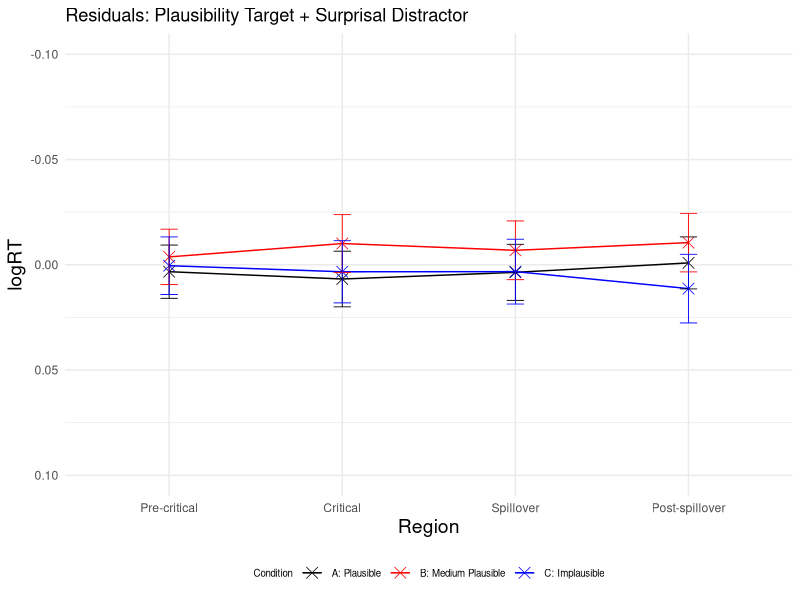
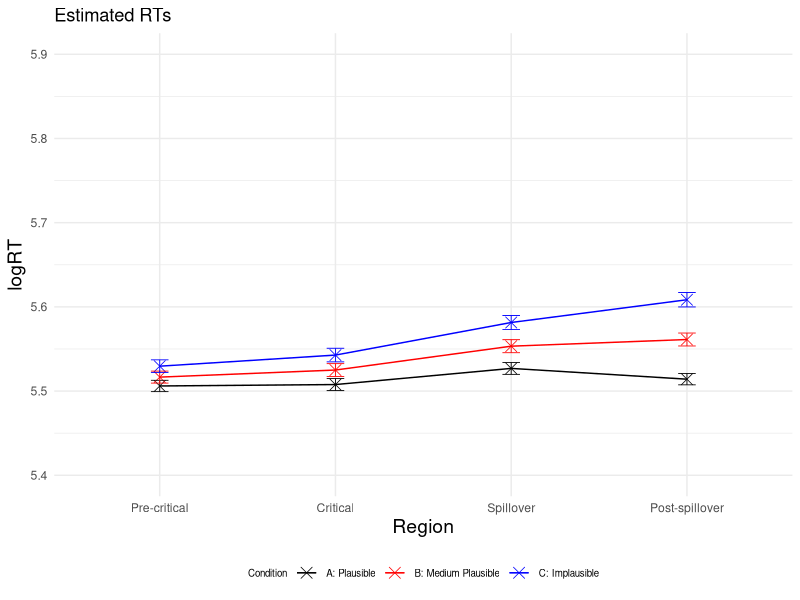
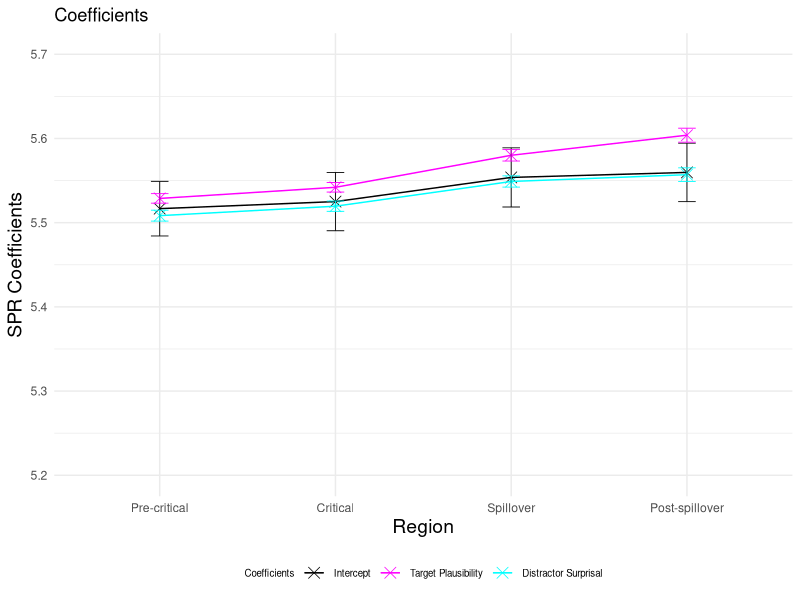
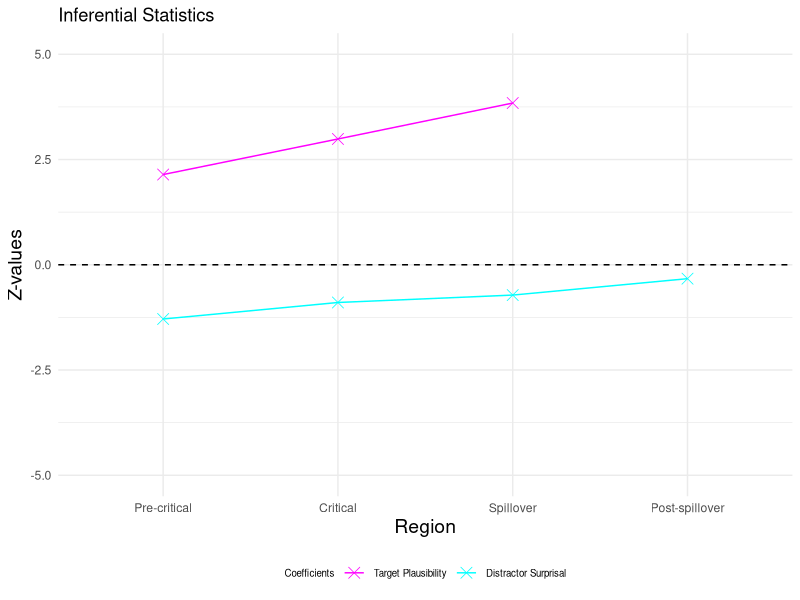
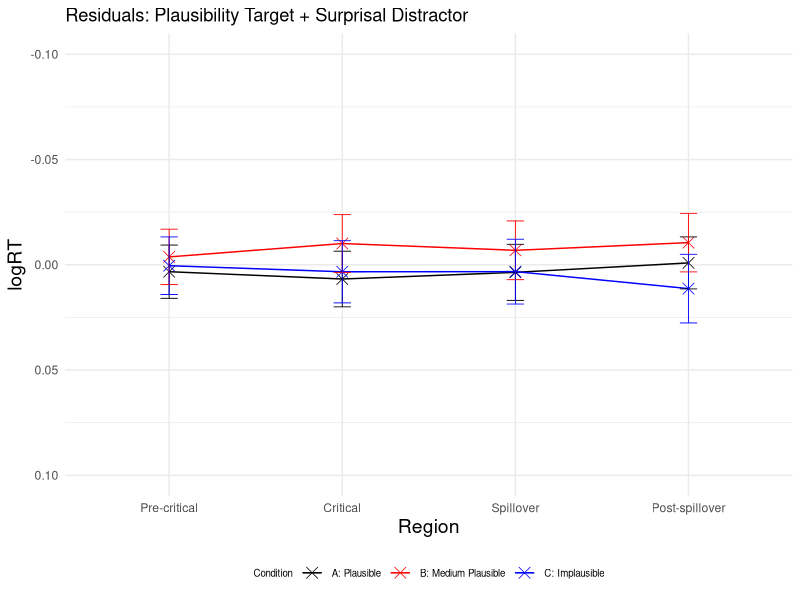
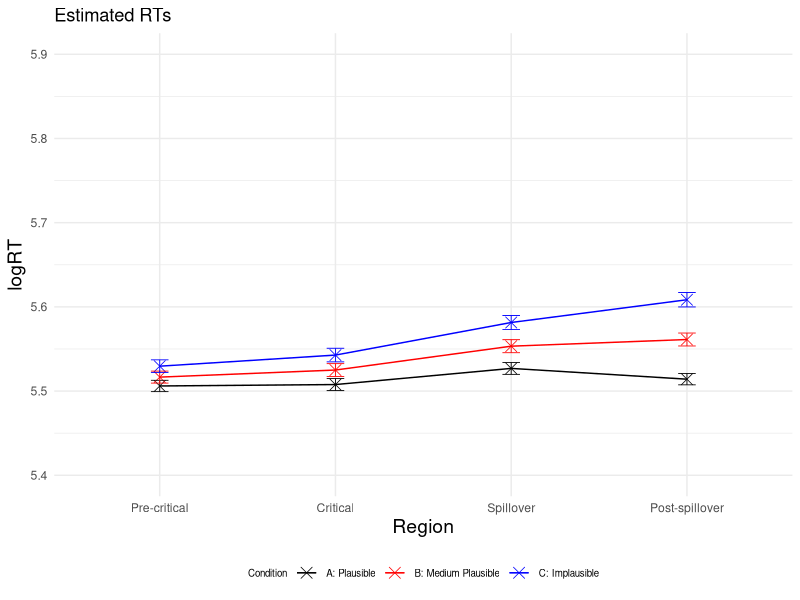
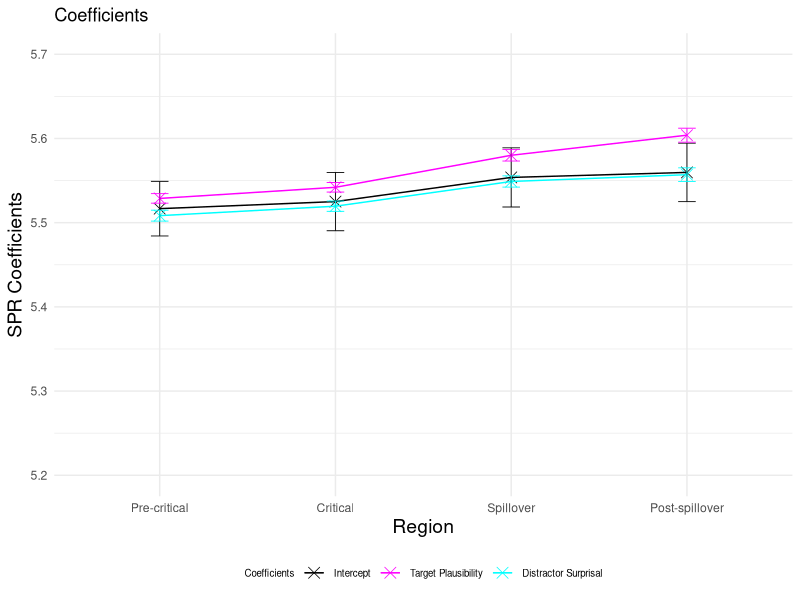
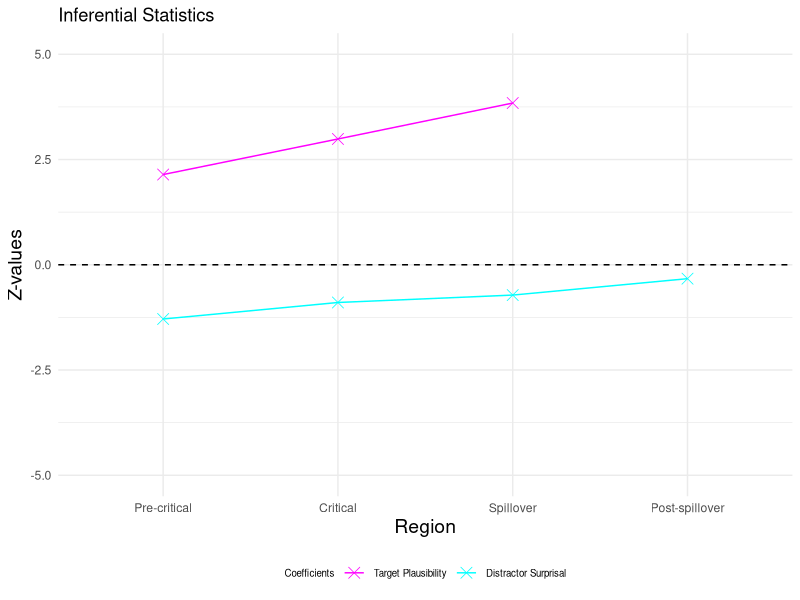

Here is the R script that generated these plots, in order:
### LMER Analysis ###

# load packages
library(lme4) 
library(lmerTest) #for printing p-values (results are the same like when using lme4, but causes error message that model failed to converge)
library(dplyr)
library(ggplot2)

setwd("~/Downloads/Master_Thesis/3_SPR_Study_2/Results_SPR2_Plaus_avg")

GP6 <- read.csv("GP6SPR_processed.csv") #read file after removing outliers

# create empty tables to add later residuals, estimated logRTs, p-values and coefficients
residuals <- data.frame(
  Region = character(0),
  Condition = character(0),
  Residual = numeric(0),
  SE_Residual = numeric(0)
)

logRT_estimated <- data.frame(
  Region = character(0),
  Condition = character(0),
  Estimated_logRT = numeric(0),
  SE_Estimated = numeric(0)
)

p_values <- data.frame(
  Region = character(0),
  p_value_plausibility_target = numeric(0),
  p_value_surprisal_distractor = numeric(0)
)

SPR_coefficients <- data.frame(
  Region = character(0),
  Estimate = character(0),
  Estimate_value = numeric(0),
  Estimate_error = numeric(0),
  Z_value = numeric(0)
)


# define regions and conditions
regions <- c("Pre-critical", "Critical", "Spillover", "Post-spillover") 
conditions <- c("A", "B", "C") 


### loop through each of the 4 regions ###
for (region in regions) 
{
  # Precritical region
  region_subset <- subset(GP6, Region == region)

  # standardise predictors (target plausibility (per-trial) and distractor surprisal (pre-test))
  region_subset$scaled_Plaus_per_region <- scale(region_subset$Plaus_target_avg)
  region_subset$scaled_Surprisaldist_per_region <- scale(region_subset$Surprisal_distractor)
  
  # invert predictor target plausibility
  region_subset$inverted_scaled_Plaus_per_region <- (region_subset$scaled_Plaus_per_region) * (-1)
  
  #log transform reading times
  region_subset$logRT_per_region <- log(region_subset$ReadingTime)
  
  
  # fit linear mixed-effects regression model for each region
  model_per_region <- lmerTest::lmer(logRT_per_region ~ inverted_scaled_Plaus_per_region + scaled_Surprisaldist_per_region + 
                              (1 + inverted_scaled_Plaus_per_region + scaled_Surprisaldist_per_region | Subject) + 
                              (1 + inverted_scaled_Plaus_per_region + scaled_Surprisaldist_per_region | Item), data = region_subset)
  
  # print summary of the model
  summary_per_region <- summary(model_per_region)
  print(summary_per_region)
  
  # calculate p-values
  p_values_per_region <- summary_per_region$coefficients[, "Pr(>|t|)"]
  new_row_p_value <- data.frame(Region = region, 
                                p_value_plausibility_target = p_values_per_region[2], 
                                p_value_surprisal_distractor = p_values_per_region[3])
  p_values <- rbind(p_values, new_row_p_value) # add to p-values table
  
  # extract intercept and coefficients (target plausibility and distractor surprisal) added to intercept
  coefficients_per_region <- summary_per_region$coefficients
  intercept <- coefficients_per_region["(Intercept)", 1]
  plaus_target_coeff <- coefficients_per_region["(Intercept)", 1] + coefficients_per_region["inverted_scaled_Plaus_per_region", 1]
  surprisal_distractor_coeff <- coefficients_per_region["(Intercept)", 1] + coefficients_per_region["scaled_Surprisaldist_per_region", 1]
  
  # add error bars for intercept and coefficients (target plausibility and distractor surprisal) 
  new_row_coefficient <- data.frame(Region = region, 
                                    Estimate = "Intercept", 
                                    Estimate_value = intercept, 
                                    Estimate_error = coefficients_per_region["(Intercept)", 2],
                                    Z_value = 0)
  SPR_coefficients <- rbind(SPR_coefficients, new_row_coefficient) # add to coefficients table
  
  new_row_coefficient <- data.frame(Region = region,
                                    Estimate = "Plausability",
                                    Estimate_value = plaus_target_coeff,
                                    Estimate_error = coefficients_per_region["inverted_scaled_Plaus_per_region", 2],
                                    Z_value = coefficients_per_region["inverted_scaled_Plaus_per_region", 1] / coefficients_per_region["inverted_scaled_Plaus_per_region", 2])
  SPR_coefficients <- rbind(SPR_coefficients, new_row_coefficient) # add to coefficients table
  
  new_row_coefficient <- data.frame(Region = region,
                                    Estimate = "Surprisal", 
                                    Estimate_value = surprisal_distractor_coeff, 
                                    Estimate_error = coefficients_per_region["scaled_Surprisaldist_per_region", 2],
                                    Z_value = coefficients_per_region["scaled_Surprisaldist_per_region", 1] / coefficients_per_region["scaled_Surprisaldist_per_region", 2])
  SPR_coefficients <- rbind(SPR_coefficients, new_row_coefficient) # add to coefficients table
  
  
  
  ### loop through each of the 3 conditions ###
  for (condition in conditions)
  {
    # extract subset for each condition
    region_per_condition <- subset(region_subset, Condition == condition)
    # predict logRTs for each condition separately, within each of the 4 regions
    region_per_condition$region_per_condition_Predicted <- predict(model_per_region, newdata = region_per_condition,  type = "response")
    
    # print observed mean logRTs
    region_per_condition_logRT_observed <- mean(region_per_condition$logRT_per_region)

    # print estimated mean logRTs
    region_per_condition_logRT_estimated <- mean(region_per_condition$region_per_condition_Predicted, na.rm = TRUE)
    
    # calculate residuals (observed logRTs - estimated logRTs)
    Residual_region_per_condition <- mean(region_per_condition$logRT_per_region) - mean(region_per_condition$region_per_condition_Predicted, na.rm = TRUE)

    # calculate standard error for residuals
    SE_residuals_region_per_condition <- sqrt(sd(region_per_condition$logRT, na.rm = TRUE)^2/length(region_per_condition$logRT) + sd(region_per_condition$region_per_condition_Predicted, na.rm = TRUE)^2/length(region_per_condition$region_per_condition_Predicted))
    
    # add to residuals table
    new_row_residuals <- data.frame(Region = region, Condition = condition, Residual = Residual_region_per_condition, SE_Residual = SE_residuals_region_per_condition)
    residuals <- rbind(residuals, new_row_residuals)
    
    # calculate standard error for estimated logRTs
    SE_estimated_region_per_condition <- sd(region_per_condition$region_per_condition_Predicted, na.rm = TRUE) / sqrt(length(region_per_condition$region_per_condition_Predicted)) 
    
    # add to estimated logRTs table
    new_row_logRT_estimated <- data.frame(Region = region, Condition = condition, Estimated_logRT = region_per_condition_logRT_estimated, SE_Estimated = SE_estimated_region_per_condition)
    logRT_estimated <- rbind(logRT_estimated, new_row_logRT_estimated)
  }
}



### VISUALIZATIONS ###

# Create a line plot for residuals
p <- ggplot(residuals, aes(x = factor(Region, levels = c("Pre-critical", "Critical", "Spillover", "Post-spillover")), 
                           y = Residual, color = Condition, group = Condition)) + geom_point(shape = 4, size = 3.5, stroke = 0.4) + geom_line(linewidth=0.5) + ylim (0.10, -0.10)
p <- p + theme_minimal() + geom_errorbar(aes(ymin=Residual-SE_Residual, ymax=Residual+SE_Residual), width=.1, size=0.3) 
p <- p + scale_color_manual(name="Condition", labels=c("A: Plausible", "B: Medium Plausible", "C: Implausible"), values=c("#000000", "#FF0000", "#0000FF"))
p <- p + labs(x="Region", y="logRT", title = "Residuals: Plausibility Target + Surprisal Distractor") 
p <- p + theme(legend.position="bottom", legend.text=element_text(size=7), legend.title=element_text(size=7), axis.title.x = element_text(size = 14), axis.title.y = element_text(size = 14)) 
p 
ggsave("Residuals_Plot.pdf", p, width=4, height=4)


# Create a line plot for estimated logRTs
p <- ggplot(logRT_estimated, aes(x = factor(Region, levels = c("Pre-critical", "Critical", "Spillover", "Post-spillover")), 
                                 y = Estimated_logRT, color = Condition, group = Condition)) + geom_point(shape = 4, size = 3.5, stroke = 0.4) + geom_line(linewidth=0.5) + ylim (5.4, 5.9)
p <- p + theme_minimal() + geom_errorbar(aes(ymin=Estimated_logRT-SE_Estimated, ymax=Estimated_logRT+SE_Estimated), width=.1, size=0.3) 
p <- p + scale_color_manual(name="Condition", labels=c("A: Plausible", "B: Medium Plausible", "C: Implausible"), values=c("#000000", "#FF0000", "#0000FF"))
p <- p + labs(x="Region", y="logRT", title = "Estimated RTs") 
p <- p + theme(legend.position="bottom", legend.text=element_text(size=7), legend.title=element_text(size=7), axis.title.x = element_text(size = 14), axis.title.y = element_text(size = 14)) 
p 
ggsave("Estimated_RTs_Plot.pdf", p, width=4, height=4)


# Plot intercept and coefficients added to intercept
p <- ggplot(SPR_coefficients, aes(x = factor(Region, levels = c("Pre-critical", "Critical", "Spillover", "Post-spillover")), 
                                 y = Estimate_value, color = Estimate, group = Estimate)) + geom_point(shape = 4, size = 3.5, stroke = 0.4) + geom_line(linewidth=0.5) + ylim (5.2, 5.7)
p <- p + theme_minimal() + geom_errorbar(aes(ymin=Estimate_value-Estimate_error, ymax=Estimate_value+Estimate_error), width=.1, size=0.3) 
p <- p + scale_color_manual(name="Coefficients", labels=c("Intercept", "Target Plausibility", "Distractor Surprisal"), values=c("#000000", "#FF00FF", "#00FFFF"))
p <- p + labs(x="Region", y="SPR Coefficients", title = "Coefficients") 
p <- p + theme(legend.position="bottom", legend.text=element_text(size=7), legend.title=element_text(size=7), axis.title.x = element_text(size = 14), axis.title.y = element_text(size = 14)) 
p 
ggsave("Intercept_Coefficients_Plot.pdf", p, width=4, height=4)


# plot effect sizes (z-vaues)
Effect_sizes <- subset(SPR_coefficients, Estimate != 'Intercept')

p <- ggplot(Effect_sizes, aes(x = factor(Region, levels = c("Pre-critical", "Critical", "Spillover", "Post-spillover")), 
                                  y = Z_value, color = Estimate, group = Estimate)) + geom_point(shape = 4, size = 3.5, stroke = 0.4) + geom_line(linewidth=0.5) + ylim (-5, 5)
p <- p + geom_hline(yintercept=0, linetype=2)
p <- p + theme_minimal()
p <- p + scale_color_manual(name="Coefficients", labels=c( "Target Plausibility", "Distractor Surprisal"), values=c("#FF00FF", "#00FFFF"))
p <- p + labs(x="Region", y="Z-values", title = "Inferential Statistics") 
p <- p + theme(legend.position="bottom", legend.text=element_text(size=7), legend.title=element_text(size=7), axis.title.x = element_text(size = 14), axis.title.y = element_text(size = 14)) 
p 
ggsave("Z_values_Plot.pdf", p, width=4, height=4)
